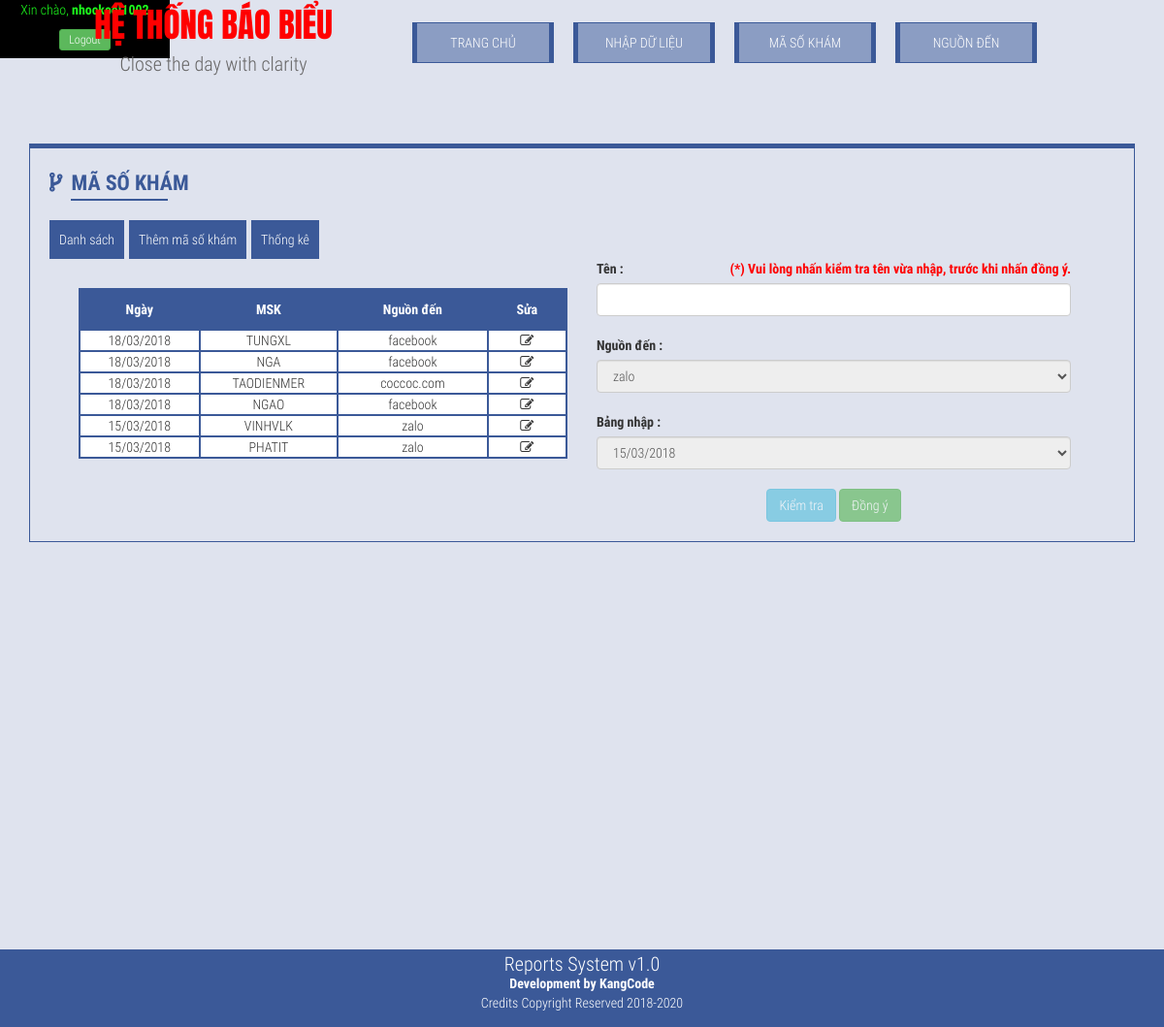
Before: /index.php?page=msklist (signed in) with the older database file.
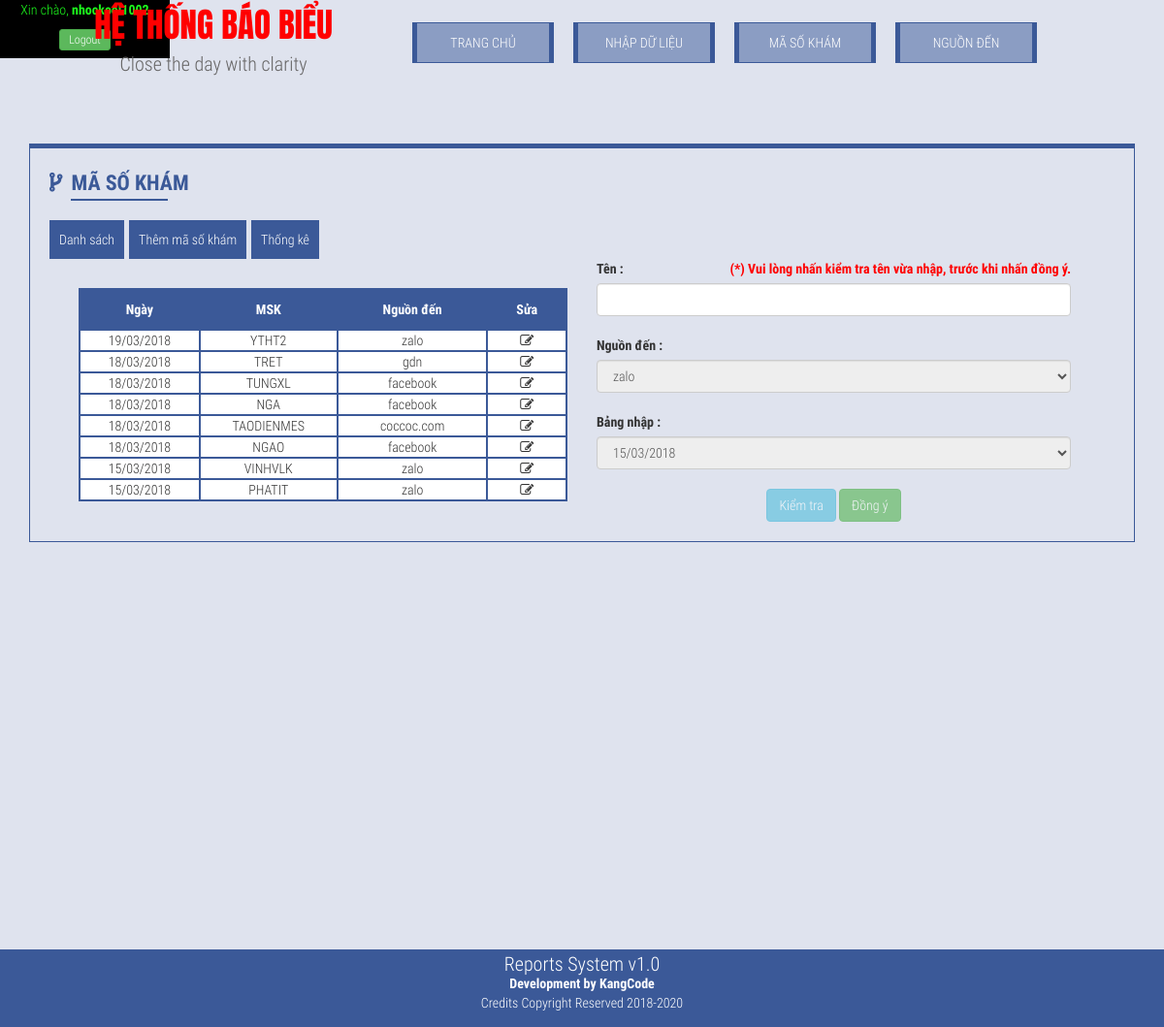
After: the same page with the newer database file.
### tables this page shows
CREATE TABLE `masokham` (
  `id` int(10) NOT NULL,
  `msk` varchar(10) NOT NULL,
  `idbangnhap` int(10) NOT NULL,
  `idnguonden` int(10) NOT NULL
);

CREATE TABLE `bangnhap` (
  `id` int(10) NOT NULL,
  `ngaythang` timestamp NOT NULL DEFAULT CURRENT_TIMESTAMP ON UPDATE CURRENT_TIMESTAMP,
  `hienthi` int(11) NOT NULL,
  `tongchiphi` float NOT NULL,
  `sonhapchuot` int(10) NOT NULL,
  `uniquevisitor` int(10) NOT NULL,
  `tongsokhachtuvan` int(10) NOT NULL,
  `hieuqua` int(10) NOT NULL,
  `khonghieuqua` int(10) NOT NULL,
  `dathen` int(10) NOT NULL,
  `denkham` int(11) NOT NULL,
  `ghichu` text
);

CREATE TABLE `nguonden` (
  `id` int(10) NOT NULL,
  `nguonden` varchar(100) NOT NULL
);

### templates/dsmsk.php (the view, shortened to what this page needs)
<div class="container-fluid">
    <div class="col-sm-6">
        <br>
        <div class="row">
            <table class="bangdulieu">
              <tr>
                    <td>Ngày</td>
                  <td>MSK</td>
                  <td>Nguồn đến</td>
                  <td>Sửa</td>
              </tr>
            <?php
            $sql = "SELECT masokham.id,msk,nguonden,bangnhap.ngaythang FROM `masokham` INNER JOIN `bangnhap` ON masokham.idbangnhap = bangnhap.id INNER JOIN `nguonden` ON masokham.idnguonden = nguonden.id ORDER BY bangnhap.ngaythang DESC";
            if ($result = $conn->query($sql)) {
                while ($row = $result->fetch_assoc()) {
                    $date=date_create($row['ngaythang']);
                $jw = date_format($date,"d/m/Y");
                    ?>
                    <tr>
                  <td><?php echo $jw; ?></td>
                  <td><?php echo $row['msk']; ?></td>
                  <td><?php echo $row['nguonden']; ?></td>
                  <td class="suamasokham" data-id="<?php echo $row['id']; ?>"><i class="fa fa-pencil-square-o"></i></td>
                    </tr>
                    <?php
                }
            }
            ?>
            </table>
        </div>
    </div>
    <div class="col-sm-6">
        <label>Tên :</label><span style="color:red;font-weight:bolder;float:right;">(*) Vui lòng nhấn kiểm tra tên vừa nhập, trước khi nhấn đồng ý.</span>
        <input type="text" class="form-control osuate" /><br>
        <label>Nguồn đến :</label>
        <select class="form-control onguondensl" disabled="disabled">
           <?php
            $sql = "SELECT * FROM nguonden";
            if ($result = $conn->query($sql)) {
                while ($row = $result->fetch_assoc()) {
                    ?>
                    <option value="<?php echo $row['id']; ?>"><?php echo $row['nguonden']; ?></option>
                    <?php
                }
            }
            ?>
        </select>
        <br>
        <label>Bảng nhập :</label>
        <select class="form-control obangnhapsl" disabled="disabled">
           <?php
            $sql = "SELECT * FROM bangnhap";
            if ($result = $conn->query($sql)) {
                while ($row = $result->fetch_assoc()) {
                    $date=date_create($row['ngaythang']);
                $jw = date_format($date,"d/m/Y");
                    ?>
                    <option value="<?php echo $row['id']; ?>"><?php echo $jw; ?></option>
                    <?php
                }
            }
            ?>
        </select>
        <input type="hidden" class="form-control oid" /><br>
        <br>
        <div style="text-align:center">
        <button type="button" class="btn btn-info ktbutz" disabled="disabled">Kiểm tra</button>
        <button type="button" class="btn btn-success dybutz" disabled="disabled">Đồng ý</button>
        </div>
    </div>
</div>

Changed rows visible on the page:
added masokham: idbangnhap.ngaythang "19/03/2018", msk "YTHT2", idnguonden.nguonden "zalo"
added masokham: idbangnhap.ngaythang "18/03/2018", msk "TRET", idnguonden.nguonden "gdn"
changed masokham "coccoc.com": msk "TAODIENMER" → "TAODIENMES"
